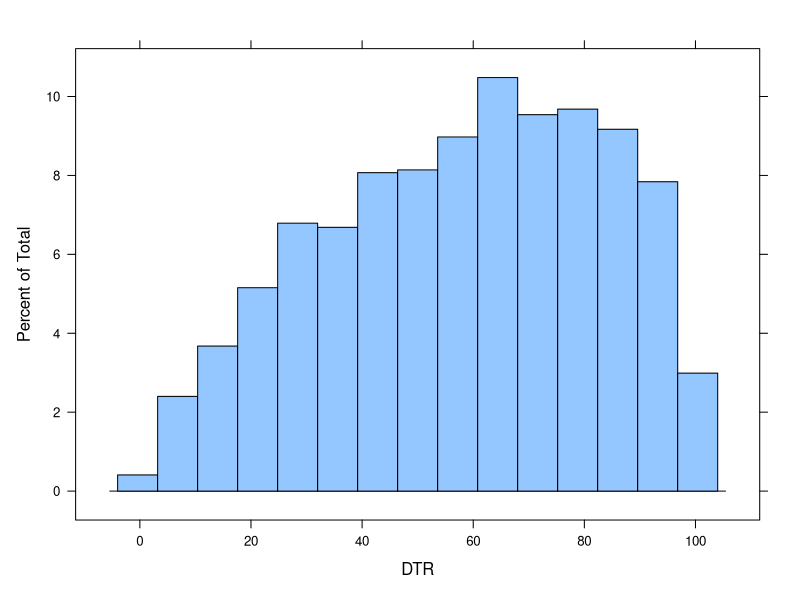

This figure's R source:
## Simulate democratic thermometer ratings at a hypothetical 20,000-student university.
## Pollock III (2012, Chp. 6) conjectured about a 20,000-student university whose known population thermometer rating toward Democrats was 58. 
## Population standard deviation is assumed to be 24.8
## We will simulate that here with this code. However, we have to bound the ratings between 0 and 100.
## Let's write a bootstrap function toward that end.
###############################################################################################################################################
## After some consideration, a beta distribution does the job best.
## http://en.wikipedia.org/wiki/Beta_distribution



# getwd() # get working directory
# setwd("~/Dropbox/teaching/posc3410/hypothetical-university") # set working directory. Note, this is for me.
library(lattice)


GoGoGadgetBootstrap <- function(n,mean,sd,lowerbound,upperbound){
range <- upperbound - lowerbound
m <- (mean - lowerbound)/range
s <- sd/range
a <- (m^2 - m^3 - m*s^2)/s^2 # calculate alpha for rbeta
b <- (m-2*m^2+m^3-s^2+m*s^2)/s^2 # calculate beta for rbeta
data <- rbeta(n,a,b) # generate the data
data <- lowerbound + data * range # squeeze it within the bounds.
return(data)
}

set.seed(8675309) # for reproducibility
DTR <- GoGoGadgetBootstrap(20000,58,24.8,0,100) # Create the university, assign it to DTR
DTR <- round(DTR) # Round thermometer ratings to integers, since students probably don't think in decimals toward the Dems.
histogram(DTR)

meanDTR <- mean(DTR)
meanDTR


# Get five samples of 10 respondents
fiveoften <- sapply(1:5, function(i){ x <-sample(DTR, 10, replace = TRUE) })
mean(fiveoften)

# Get a million samples of ten. This may take a few seconds.
millionoften <- sapply(1:1000000, function(i){ x <-sample(DTR, 10, replace = TRUE) })
mean(millionoften)

# Get one sample of a thousand. 
oneofthousand <- sapply(1:1, function(i){ x <-sample(DTR, 1000, replace = TRUE) })
mean(oneofthousand)

# Get a thousand samples of thousand. This may take a few seconds.
thousandofthousand <- sapply(1:1000, function(i){ x <-sample(DTR, 1000, replace = TRUE) })
mean(thousandofthousand)

